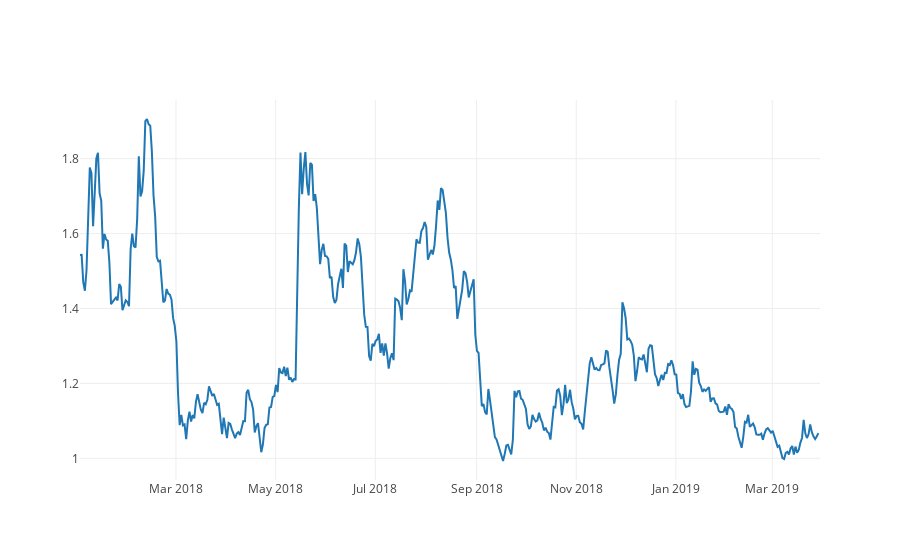

Notebook source saved alongside this figure:
### Code cell
zec_xmr_trace = go.Scatter(x=combined_df_sub.index, y=combined_df_sub['ZEC/XMR'],name="ZEC/XMR")
py.iplot([zec_xmr_trace])

### Figure 1 — Plotly figure (JSON) as saved in the notebook; plotly's stock layout.template omitted (floating-point values rounded to 4 significant figures; data arrays with more than 128 entries replaced by an {"elided": "..."} marker saying what was removed)
{"data": [{"name": "ZEC/XMR", "type": "scatter", "uid": "be4efc09-d137-42cd-8c7c-9e57b3cafd15", "x": {"elided": "454 str values"}, "y": {"elided": "454 float values"}}], "layout": {}}
